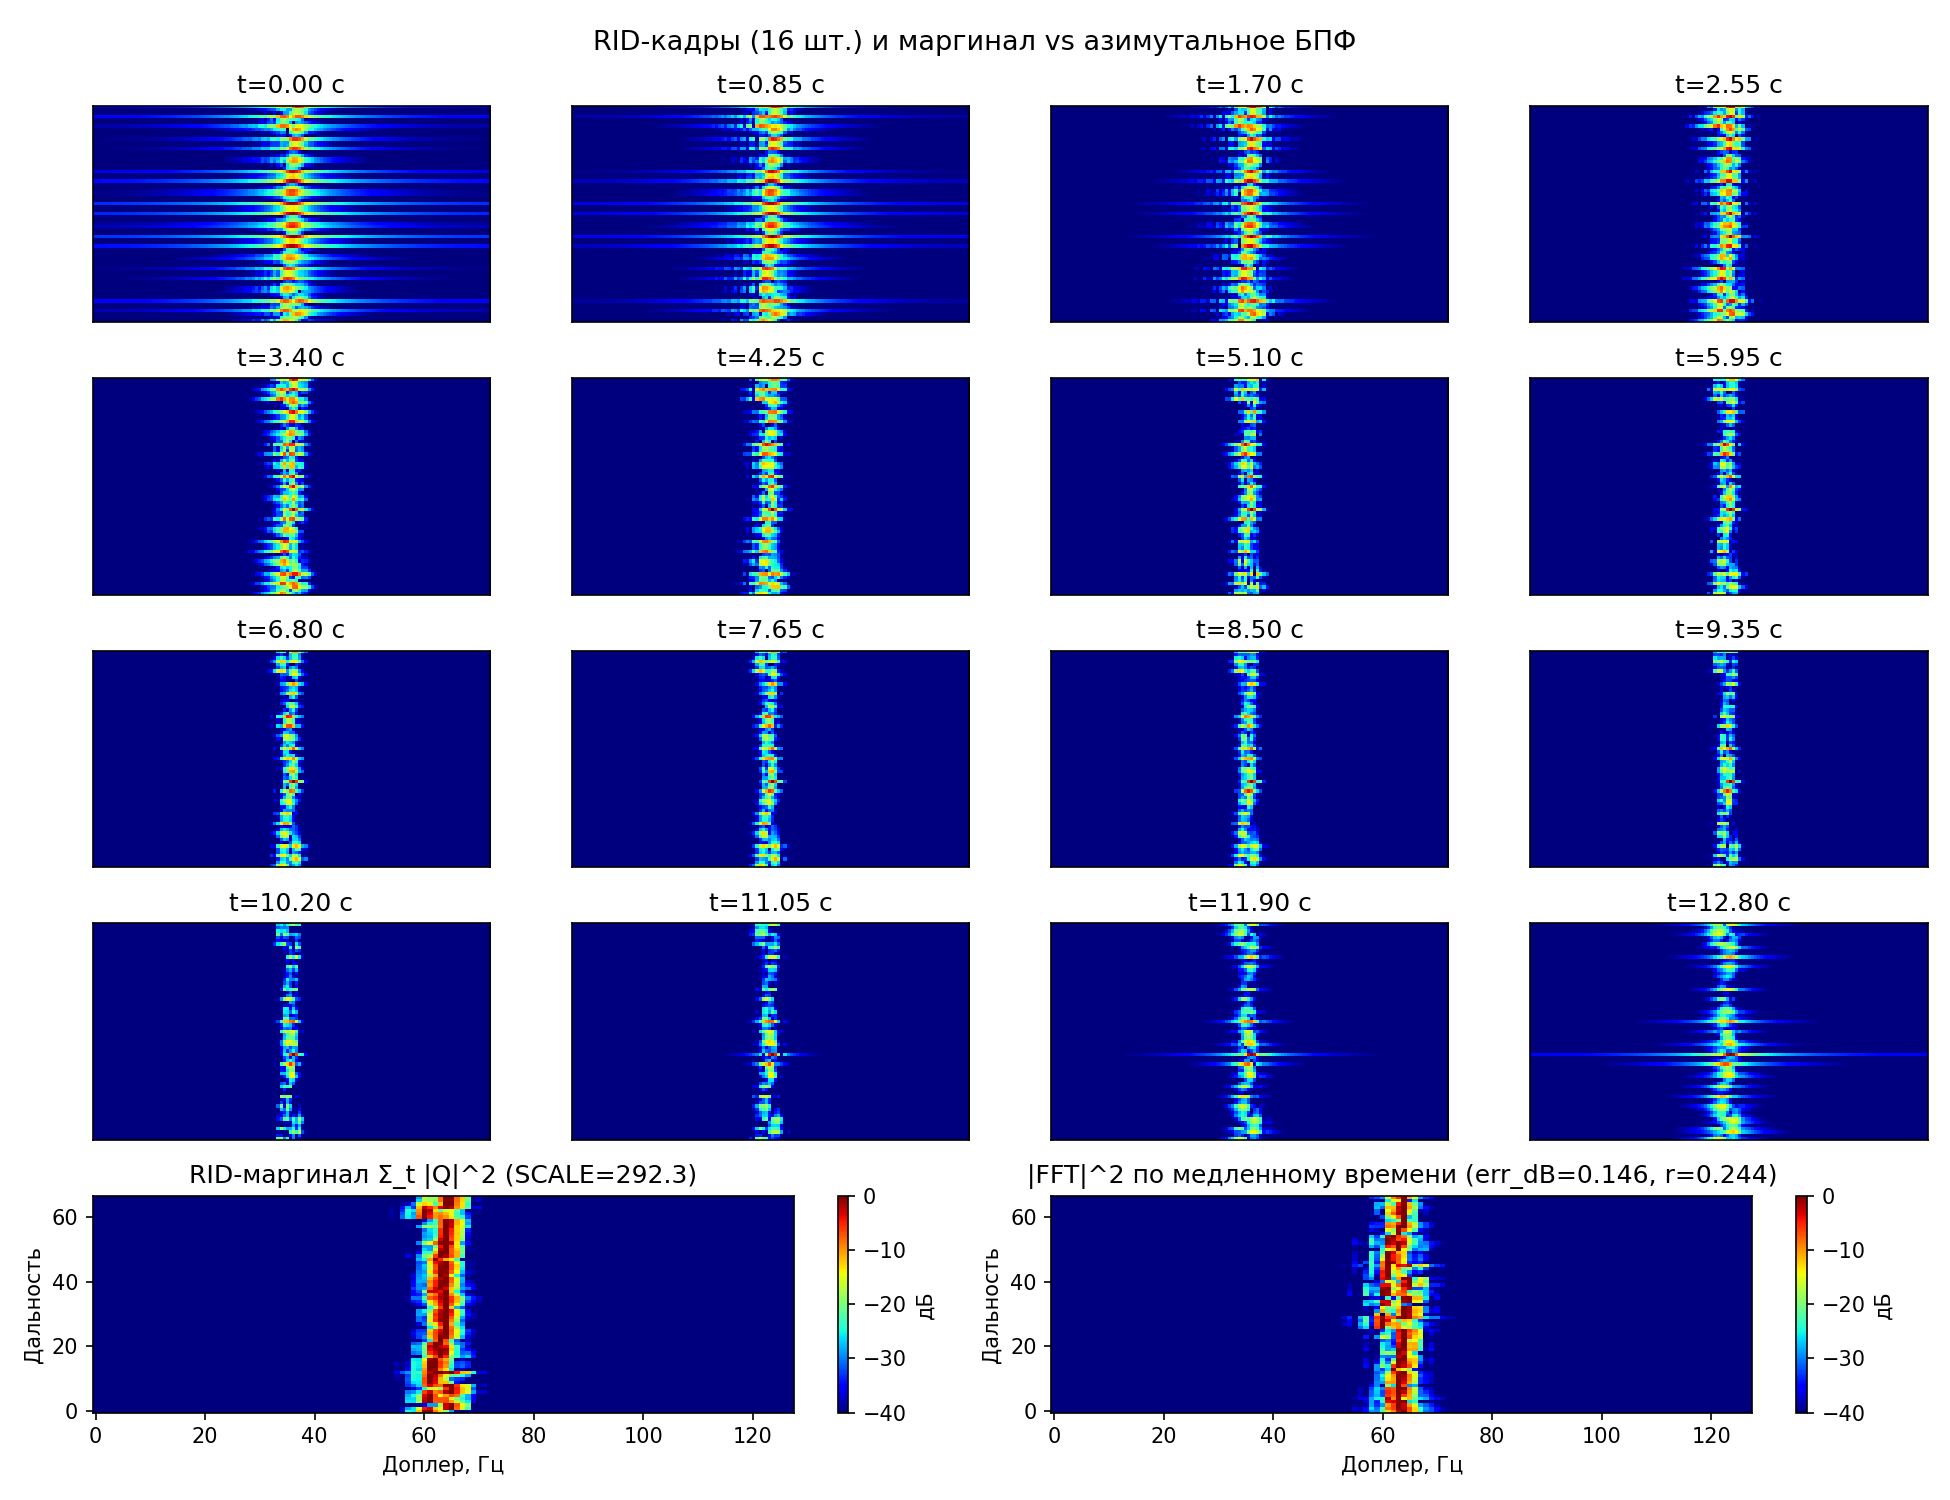

Here is the Python script that generated this plot:
"""Демо: RID-кадры и маргинал куба vs азимутальное БПФ (равномерное вращение).

Сценарий (план §7.5): та же цель, что и в фикстурах test_tf_analysis
(ω = radians(9°)/256 на импульс, PRI = 0.05 с, N = 256). Демонстрирует:
    1. 16 равноотстоящих RID-кадров [TF, §5.3];
    2. маргинальная сумма I(r, f) = Σ_t |Q|^2 [TF, (5.18)] сравнение с
       |FFT|^2 по медленному времени — изображения совпадают на глаз,
       печатается относительная ошибка (дБ).

Запуск:
    python -m examples.demo_rid_imaging
"""
import sys
import os

sys.path.insert(0, os.path.join(os.path.dirname(__file__), ".."))

import math
import numpy as np
import matplotlib.pyplot as plt

from models.radar import Radar
from models.target import Target
from simulation.raw_generator import generate_raw_matrix
from processing.range_compress import range_compress
from processing.mocomp import mocomp
from processing.tf_analysis import rid_cube, rid_frame, rid_marginal, SCALE

SPEED_OF_LIGHT = 3e8


def run(f_c=10e9, pri=0.05, num_pulses=256, R0=500000.0, verbose=True):
    omega = math.radians(9.0) / 256.0
    if verbose:
        print("=" * 62)
        print("  RID-КАДРЫ И МАРГИНАЛ vs АЗИМУТАЛЬНОЕ БПФ")
        print("=" * 62)
        print(f"  Несущая: {f_c / 1e9:.1f} ГГц,  omega = {omega:.5f} рад/имп (9°/256)")
        print(f"  PRI = {pri * 1e3:.0f} мс,  N = {num_pulses} импульсов")
        print(f"  SCALE (N=256, nperseg=128, hann) = {SCALE:.4f}")
        print("-" * 62)

    radar = Radar(c=SPEED_OF_LIGHT, f_c=f_c, Xmax=20.0, Ymax=20.0,
                  spectr_w=0.5e9, ph_c=0.0, ang=14.0, nifft_size=256)
    target = Target(
        "matrices/matrices_solarB_high.pkl", pri=pri, num_pulses=num_pulses,
        R0=R0, V=0.0, alpha=0.0, omega=omega,
    )

    E, f_r = generate_raw_matrix(radar, target)
    P, _, range_axis, _ = range_compress(E, f_r, R0=R0)
    P_comp, _, _, _ = mocomp(P, range_axis)

    fs = 1.0 / pri
    rid = rid_cube(P_comp, fs=fs, n_frames=16, nperseg=128, hop=1)
    Q, f_ax, t_ax = rid["Q_mag"], rid["f"], rid["t"]

    # маргинал vs азимутальное |FFT|^2 (|FFT| прорежается на STFT-сетку)
    marg = rid_marginal(rid)
    F2 = np.abs(np.fft.fftshift(np.fft.fft(P_comp, axis=1))) ** 2.0
    grp = P_comp.shape[1] // marg.shape[1]
    F2 = F2.reshape(P_comp.shape[0], marg.shape[1], grp).sum(axis=2)

    def _db_norm_rows(X):
        X = np.abs(X)
        if X.ndim == 2:
            return 20.0 * np.log10(X / X.max(axis=1, keepdims=True) + 1e-12)
        return 20.0 * np.log10(X / X.max() + 1e-12)

    per_row = [np.linalg.norm(_db_norm_rows(F2[m]) - _db_norm_rows(marg[m])) /
               np.linalg.norm(_db_norm_rows(F2[m]))
               for m in range(P_comp.shape[0])]
    err_db = float(np.mean(per_row))
    corr = np.corrcoef(marg.ravel(), F2.ravel())[0, 1]

    if verbose:
        print(f"\n  Маргинал:          {marg.shape}")
        print(f"  Кадров в кубе:     {Q.shape[2]}, показано {len(rid['frame_idx'])}")
        print(f"  Ср. отн. ошибка (дБ): {err_db:.3f}")
        print(f"  Корреляция изображений: {corr:.4f} (на глаз совпадают, если близка к 1)")

    fig = plt.figure(figsize=(13, 10))
    fig.suptitle("RID-кадры (16 шт.) и маргинал vs азимутальное БПФ",
                 fontsize=13)

    grid = fig.add_gridspec(5, 4)
    for i in range(16):
        ax = fig.add_subplot(grid[i // 4, i % 4])
        fr = rid_frame(rid, i)
        ax.imshow(fr, aspect="auto", cmap="jet", origin="lower",
                  vmin=-40, vmax=0)
        ax.set_title(f"t={t_ax[rid['frame_idx'][i]]:.2f} c")
        ax.set_xticks([])
        ax.set_yticks([])

    ax1 = fig.add_subplot(grid[4, 0:2])
    im1 = ax1.imshow(_db_norm_rows(marg), aspect="auto", cmap="jet",
                     origin="lower", vmin=-40, vmax=0)
    ax1.set_title(f"RID-маргинал Σ_t |Q|^2 (SCALE={SCALE:.1f})")
    ax1.set_xlabel("Доплер, Гц")
    ax1.set_ylabel("Дальность")
    plt.colorbar(im1, ax=ax1, label="дБ")

    ax2 = fig.add_subplot(grid[4, 2:4])
    im2 = ax2.imshow(_db_norm_rows(F2), aspect="auto", cmap="jet",
                     origin="lower", vmin=-40, vmax=0)
    ax2.set_title(f"|FFT|^2 по медленному времени (err_dB={err_db:.3f}, "
                  f"r={corr:.3f})")
    ax2.set_xlabel("Доплер, Гц")
    ax2.set_ylabel("Дальность")
    plt.colorbar(im2, ax=ax2, label="дБ")

    plt.tight_layout()
    out_dir = os.path.dirname(os.path.abspath(__file__))
    fig_path = os.path.join(out_dir, "demo_rid_imaging.png")
    plt.savefig(fig_path, dpi=150)
    if sys.flags.interactive:
        plt.show()
    else:
        plt.close(fig)
        print(f"\nСохранено: {fig_path}")

    return rid, marg, F2


if __name__ == "__main__":
    run(verbose=True)
